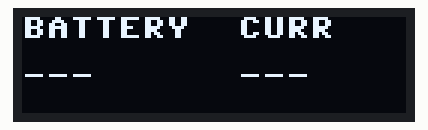
Recording of a program running on a simulated Raspberry Pi Pico running MicroPython. Parts: 128×32 one-colour display. Library files of the repository ran but are not shown: ssd1306.py.

Above: at 0.1 s.
At 5.1 s:
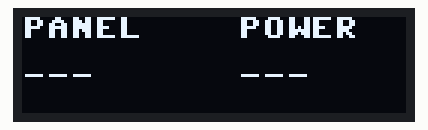
At 15.1 s:
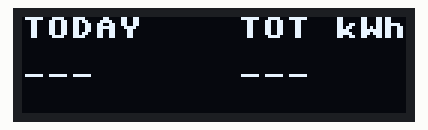
At 20.1 s:
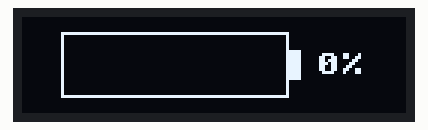
At 35.1 s:
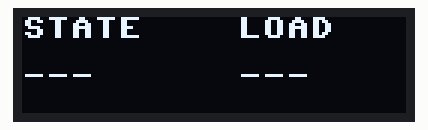

The program:

main_pico.py
```python
"""
Victron BlueSolar OLED Display — MicroPython for Raspberry Pi Pico 2
Auto-cycles through 5 screens every 7 seconds.

━━━━━━━━━━━━━━━━━━━━━━━━━━━━━━━━━━━━━━━━━━━━━━━━━━━━━━
WIRING
━━━━━━━━━━━━━━━━━━━━━━━━━━━━━━━━━━━━━━━━━━━━━━━━━━━━━━
VE.Direct JST 4-pin (pin 1 nearest locking tab):

  VE.Direct Pin 1 (GND)  ──── Pico GND        (pin 38)
  VE.Direct Pin 2 (RX)   ──── not connected
  VE.Direct Pin 3 (TX)   ──── Pico GP9         (pin 12) [UART1 RX]
  VE.Direct Pin 4 (+5V)  ──── not connected

SSD1306 OLED (I2C, 128x32):

  OLED VCC  ──── Pico 3.3V      (pin 36)
  OLED GND  ──── Pico GND       (pin 38)
  OLED SDA  ──── Pico GP4       (pin 6)   [I2C0 SDA]
  OLED SCL  ──── Pico GP5       (pin 7)   [I2C0 SCL]

POWER:
  Power the Pico via USB from a power bank or USB supply.
━━━━━━━━━━━━━━━━━━━━━━━━━━━━━━━━━━━━━━━━━━━━━━━━━━━━━━
"""

from machine import UART, I2C, Pin
import ssd1306
import utime

# ── UART1 (VE.Direct) ─────────────────────────────────────────────────────────
uart = UART(1, baudrate=19200, rx=Pin(9))

# ── OLED (I2C0) ───────────────────────────────────────────────────────────────
i2c  = I2C(0, scl=Pin(5), sda=Pin(4))
oled = ssd1306.SSD1306_I2C(128, 32, i2c)

# ── Voltage calibration offset (mV) ──────────────────────────────────────────
# Increase this value if the SOC reads lower than expected.
# e.g. 200 means we add 0.2V to the voltage before estimating SOC.
V_CAL_MV = 200

# ── Charge state lookup ───────────────────────────────────────────────────────
CS_NAMES = {
    0:   'Off',
    2:   'Fault',
    3:   'Bulk',
    4:   'Absorb',
    5:   'Float',
    7:   'Equal',
    245: 'Start',
}

# ── LiFePO4 voltage to SOC lookup (12V, resting voltage) ─────────────────────
LIFEPO4_SOC = [
    (14400, 100),
    (13600,  99),
    (13400,  90),
    (13200,  70),
    (13100,  40),
    (13000,  30),
    (12800,  20),
    (12000,  10),
    (10000,   0),
]

def estimate_soc(mv):
    try:
        mv = int(mv) + V_CAL_MV
    except:
        return None
    if mv >= LIFEPO4_SOC[0][0]:  return 100
    if mv <= LIFEPO4_SOC[-1][0]: return 0
    for i in range(len(LIFEPO4_SOC) - 1):
        v_hi, s_hi = LIFEPO4_SOC[i]
        v_lo, s_lo = LIFEPO4_SOC[i + 1]
        if v_lo <= mv <= v_hi:
            return int(s_lo + (mv - v_lo) / (v_hi - v_lo) * (s_hi - s_lo))
    return None

# ── Shared data ───────────────────────────────────────────────────────────────
data = {
    'V':    None,  # battery voltage (mV)
    'I':    None,  # battery current (mA)
    'VPV':  None,  # panel voltage (mV)
    'PPV':  None,  # panel power (W)
    'CS':   None,  # charge state
    'LOAD': None,  # load on/off
    'H20':  None,  # yield today (0.01 kWh)
    'H19':  None,  # yield total (0.01 kWh)
}

# ── VE.Direct parser ──────────────────────────────────────────────────────────
class VEDirectParser:
    def __init__(self):
        self.block    = {}
        self.line_buf = ''

    def feed_byte(self, b):
        char = chr(b)
        if char == '\n':
            self._process(self.line_buf)
            self.line_buf = ''
        else:
            self.line_buf += char

    def _process(self, line):
        line = line.strip('\r')
        if not line or '\t' not in line:
            return
        key, _, val = line.partition('\t')
        if key == 'Checksum':
            if self.block:
                for k in data:
                    if k in self.block:
                        data[k] = self.block[k]
            self.block = {}
        else:
            try:
                self.block[key] = int(val)
            except:
                self.block[key] = val

# ── Formatting helpers ────────────────────────────────────────────────────────
def fmt_v(val):
    try:    return '{:.2f}V'.format(int(val) / 1000)
    except: return '---'

def fmt_a(val):
    try:    return '{:+.2f}A'.format(int(val) / 1000)
    except: return '---'

def fmt_w(val):
    try:    return '{}W'.format(int(val))
    except: return '---'

def fmt_yield_wh(val):
    try:    return '{}Wh'.format(int(val) * 10)
    except: return '---'

def fmt_total(val):
    try:    return '{:.1f}'.format(int(val) / 100)
    except: return '---'

def fmt_cs(val):
    try:    return CS_NAMES.get(int(val), 'CS:{}'.format(val))
    except: return '---'

# ── Battery icon ──────────────────────────────────────────────────────────────
def draw_battery_screen(pct):
    bat_w, bat_h = 76, 22
    nub_w, nub_h = 4, 10
    gap          = 5
    pct_str      = '{}%'.format(pct)
    txt_w        = len(pct_str) * 8
    total_w      = bat_w + nub_w + gap + txt_w
    x  = (128 - total_w) // 2
    y  = (32  - bat_h)   // 2
    oled.rect(x, y, bat_w, bat_h, 1)
    oled.fill_rect(x + bat_w, y + (bat_h - nub_h) // 2, nub_w, nub_h, 1)
    fill_w = max(0, (bat_w - 4) * pct // 100)
    if fill_w > 0:
        oled.fill_rect(x + 2, y + 2, fill_w, bat_h - 4, 1)
    oled.text(pct_str, x + bat_w + nub_w + gap, y + (bat_h - 8) // 2)

# ── Screen renderers ──────────────────────────────────────────────────────────
def draw_screen(screen_idx):
    oled.fill(0)

    if screen_idx == 0:
        oled.text('BATTERY', 0, 0)
        oled.text(fmt_v(data['V']), 0, 16)
        oled.text('CURR', 72, 0)
        oled.text(fmt_a(data['I']), 72, 16)

    elif screen_idx == 1:
        oled.text('PANEL', 0, 0)
        oled.text(fmt_v(data['VPV']), 0, 16)
        oled.text('POWER', 72, 0)
        oled.text(fmt_w(data['PPV']), 72, 16)

    elif screen_idx == 2:
        oled.text('STATE', 0, 0)
        oled.text(fmt_cs(data['CS']), 0, 16)
        oled.text('LOAD', 72, 0)
        oled.text(str(data['LOAD']) if data['LOAD'] else '---', 72, 16)

    elif screen_idx == 3:
        oled.text('TODAY', 0, 0)
        oled.text(fmt_yield_wh(data['H20']), 0, 16)
        oled.text('TOT kWh', 72, 0)
        oled.text(fmt_total(data['H19']), 72, 16)

    elif screen_idx == 4:
        soc = estimate_soc(data['V'])
        draw_battery_screen(soc if soc is not None else 0)

    oled.show()

# ── Main loop ─────────────────────────────────────────────────────────────────
parser       = VEDirectParser()
screen_idx   = 0
NUM_SCREENS  = 5
CYCLE_MS     = 5000
last_cycle   = utime.ticks_ms()

draw_screen(screen_idx)

while True:
    while uart.any():
        b = uart.read(1)
        if b:
            parser.feed_byte(b[0])

    now = utime.ticks_ms()
    if utime.ticks_diff(now, last_cycle) >= CYCLE_MS:
        screen_idx = (screen_idx + 1) % NUM_SCREENS
        last_cycle = now
        draw_screen(screen_idx)

    utime.sleep_ms(10)
```

Measured:
- what the display in image 1 shows lasts 5.0 s, from 5.0 s to 10.0 s
